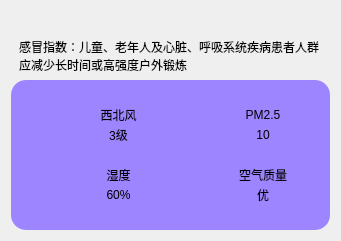
    <widget class="QWidget" name="widget_11" native="true">
     <property name="geometry">
      <rect>
       <x>10</x>
       <y>190</y>
       <width>341</width>
       <height>241</height>
      </rect>
     </property>
     <layout class="QVBoxLayout" name="verticalLayout_10">
      <item>
       <spacer name="verticalSpacer_2">
        <property name="orientation">
         <enum>Qt::Vertical</enum>
        </property>
        <property name="sizeHint" stdset="0">
         <size>
          <width>20</width>
          <height>10</height>
         </size>
        </property>
       </spacer>
      </item>
      <item>
       <widget class="QLabel" name="lblGanMao_2">
        <property name="styleSheet">
         <string notr="true">background-color: rgba(60, 60, 60, 0);
padding-left: 5px;
padding-right: 5px;</string>
        </property>
        <property name="text">
         <string>感冒指数：儿童、老年人及心脏、呼吸系统疾病患者人群应减少长时间或高强度户外锻炼</string>
        </property>
        <property name="wordWrap">
         <bool>true</bool>
        </property>
       </widget>
      </item>
      <item>
       <widget class="QWidget" name="widget_5" native="true">
        <property name="styleSheet">
         <string notr="true">background-color: rgb(157, 133, 255);
border-radius: 15px</string>
        </property>
        <layout class="QGridLayout" name="gridLayout_2">
         <property name="leftMargin">
          <number>40</number>
         </property>
         <property name="topMargin">
          <number>25</number>
         </property>
         <property name="rightMargin">
          <number>40</number>
         </property>
         <property name="bottomMargin">
          <number>25</number>
         </property>
         <property name="horizontalSpacing">
          <number>50</number>
         </property>
         <property name="verticalSpacing">
          <number>20</number>
         </property>
         <item row="0" column="0">
          <layout class="QHBoxLayout" name="horizontalLayout_16">
           <property name="spacing">
            <number>0</number>
           </property>
           <item>
            <widget class="QLabel" name="lblWindIcon_2">
             <property name="minimumSize">
              <size>
               <width>40</width>
               <height>40</height>
              </size>
             </property>
             <property name="maximumSize">
              <size>
               <width>40</width>
               <height>40</height>
              </size>
             </property>
             <property name="styleSheet">
              <string notr="true">background-color: rgba(255, 255, 255, 0);</string>
             </property>
             <property name="text">
              <string/>
             </property>
             <property name="pixmap">
              <pixmap resource="main.qrc">:/res/wind.png</pixmap>
             </property>
             <property name="scaledContents">
              <bool>true</bool>
             </property>
             <property name="alignment">
              <set>Qt::AlignCenter</set>
             </property>
            </widget>
           </item>
           <item>
            <layout class="QVBoxLayout" name="verticalLayout_11">
             <item>
              <widget class="QLabel" name="lblWindFx_2">
               <property name="styleSheet">
                <string notr="true">background-color: rgba(255, 255, 255,0);
font: 10pt &quot;微软雅黑&quot;;</string>
               </property>
               <property name="text">
                <string>西北风</string>
               </property>
               <property name="alignment">
                <set>Qt::AlignCenter</set>
               </property>
              </widget>
             </item>
             <item>
              <widget class="QLabel" name="lblWindFl_2">
               <property name="styleSheet">
                <string notr="true">background-color: rgba(255, 255, 255,0);
font: 10pt &quot;微软雅黑&quot;;</string>
               </property>
               <property name="text">
                <string>3级</string>
               </property>
               <property name="alignment">
                <set>Qt::AlignCenter</set>
               </property>
              </widget>
             </item>
            </layout>
           </item>
          </layout>
         </item>
         <item row="0" column="1">
          <layout class="QHBoxLayout" name="horizontalLayout_17">
           <property name="spacing">
            <number>0</number>
           </property>
           <item>
            <widget class="QLabel" name="lblPm25Icon_2">
             <property name="minimumSize">
              <size>
               <width>40</width>
               <height>40</height>
              </size>
             </property>
             <property name="maximumSize">
              <size>
               <width>40</width>
               <height>40</height>
              </size>
             </property>
             <property name="styleSheet">
              <string notr="true">background-color: rgba(255, 255, 255, 0);</string>
             </property>
             <property name="text">
              <string/>
             </property>
             <property name="pixmap">
              <pixmap resource="main.qrc">:/res/pm25.png</pixmap>
             </property>
             <property name="scaledContents">
              <bool>true</bool>
             </property>
             <property name="alignment">
              <set>Qt::AlignCenter</set>
             </property>
            </widget>
           </item>
           <item>
            <layout class="QVBoxLayout" name="verticalLayout_12">
             <item>
              <widget class="QLabel" name="lblPM25Title_2">
               <property name="styleSheet">
                <string notr="true">background-color: rgba(255, 255, 255,0);
font: 10pt &quot;微软雅黑&quot;;</string>
               </property>
               <property name="text">
                <string>PM2.5</string>
               </property>
               <property name="alignment">
                <set>Qt::AlignCenter</set>
               </property>
              </widget>
             </item>
             <item>
              <widget class="QLabel" name="lblPM25_2">
               <property name="styleSheet">
                <string notr="true">background-color: rgba(255, 255, 255,0);
font: 10pt &quot;微软雅黑&quot;;</string>
               </property>
               <property name="text">
                <string>10</string>
               </property>
               <property name="alignment">
                <set>Qt::AlignCenter</set>
               </property>
              </widget>
             </item>
            </layout>
           </item>
          </layout>
         </item>
         <item row="1" column="0">
          <layout class="QHBoxLayout" name="horizontalLayout_18">
           <property name="spacing">
            <number>0</number>
           </property>
           <item>
            <widget class="QLabel" name="lblShiDuIcon_2">
             <property name="minimumSize">
              <size>
               <width>40</width>
               <height>40</height>
              </size>
             </property>
             <property name="maximumSize">
              <size>
               <width>40</width>
               <height>40</height>
              </size>
             </property>
             <property name="styleSheet">
              <string notr="true">background-color: rgba(255, 255, 255, 0);</string>
             </property>
             <property name="text">
              <string/>
             </property>
             <property name="pixmap">
              <pixmap resource="main.qrc">:/res/humidity.png</pixmap>
             </property>
             <property name="scaledContents">
              <bool>true</bool>
             </property>
             <property name="alignment">
              <set>Qt::AlignCenter</set>
             </property>
            </widget>
           </item>
           <item>
            <layout class="QVBoxLayout" name="verticalLayout_4">
             <item>
              <widget class="QLabel" name="lblShiDuTitle_2">
               <property name="styleSheet">
                <string notr="true">background-color: rgba(255, 255, 255,0);
font: 10pt &quot;微软雅黑&quot;;</string>
               </property>
               <property name="text">
                <string>湿度</string>
               </property>
               <property name="alignment">
                <set>Qt::AlignCenter</set>
               </property>
              </widget>
             </item>
             <item>
              <widget class="QLabel" name="lblShiDu_2">
               <property name="styleSheet">
                <string notr="true">background-color: rgba(255, 255, 255,0);
font: 10pt &quot;微软雅黑&quot;;</string>
               </property>
               <property name="text">
                <string>60%</string>
               </property>
               <property name="alignment">
                <set>Qt::AlignCenter</set>
               </property>
              </widget>
             </item>
            </layout>
           </item>
          </layout>
         </item>
         <item row="1" column="1">
          <layout class="QHBoxLayout" name="horizontalLayout_19">
           <property name="spacing">
            <number>0</number>
           </property>
           <item>
            <widget class="QLabel" name="lblQualityIcon_2">
             <property name="minimumSize">
              <size>
               <width>40</width>
               <height>40</height>
              </size>
             </property>
             <property name="maximumSize">
              <size>
               <width>40</width>
               <height>40</height>
              </size>
             </property>
             <property name="autoFillBackground">
              <bool>false</bool>
             </property>
             <property name="styleSheet">
              <string notr="true">background-color: rgba(255, 255, 255, 0);</string>
             </property>
             <property name="text">
              <string/>
             </property>
             <property name="pixmap">
              <pixmap resource="main.qrc">:/res/aqi.png</pixmap>
             </property>
             <property name="scaledContents">
              <bool>true</bool>
             </property>
             <property name="alignment">
              <set>Qt::AlignCenter</set>
             </property>
             <property name="wordWrap">
              <bool>false</bool>
             </property>
             <property name="indent">
              <number>-1</number>
             </property>
            </widget>
           </item>
           <item>
            <layout class="QVBoxLayout" name="verticalLayout_13">
             <item>
              <widget class="QLabel" name="lblQualityTitle_2">
               <property name="autoFillBackground">
                <bool>false</bool>
               </property>
               <property name="styleSheet">
                <string notr="true">background-color: rgba(255, 255, 255,0);
font: 10pt &quot;微软雅黑&quot;;</string>
               </property>
               <property name="text">
                <string>空气质量</string>
               </property>
               <property name="alignment">
                <set>Qt::AlignCenter</set>
               </property>
              </widget>
             </item>
             <item>
              <widget class="QLabel" name="lblQuality_2">
               <property name="autoFillBackground">
                <bool>false</bool>
               </property>
               <property name="styleSheet">
                <string notr="true">background-color: rgba(255, 255, 255,0);
font: 10pt &quot;微软雅黑&quot;;</string>
               </property>
               <property name="text">
                <string>优</string>
               </property>
               <property name="alignment">
                <set>Qt::AlignCenter</set>
               </property>
              </widget>
             </item>
            </layout>
           </item>
          </layout>
         </item>
        </layout>
       </widget>
      </item>
     </layout>
    </widget>
